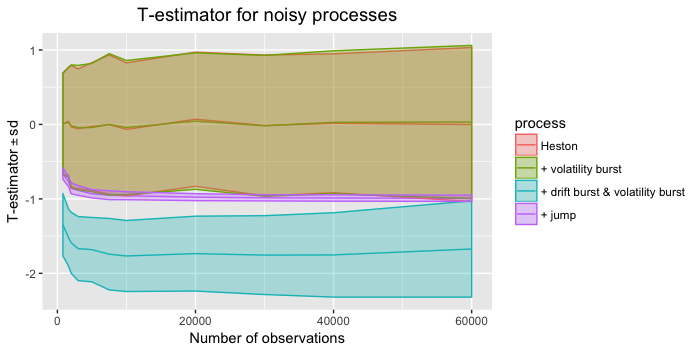

Here is the R script that generated this plot:
library(ggplot2)
library(latex2exp)
setwd(Sys.getenv("masters-thesis"))
source("Simulation/Heston.R")
source("Simulation/Bursts.R")
source("Simulation/Jumps.R")
source("Estimation/pre-average.R")
source("Estimation/estimates_reloaded.R")

#seed
set.seed(100)

#################### PARAMETERS THAT DON'T CHANGE ####################
omega2 <- 2.64*10^(-10) #What Mathias wrote
omega <- sqrt(omega2)
K2 <- 0.5

#Burst settings
alpha <- 0.55
beta <- 0.45
c_1 <- (1-alpha)*0.005/(10/(60*24*7*52))^(1-alpha)
c_2 <- sqrt((1-2*beta)*0.001^2/(10/(60*24*7*52))^(1-2*beta))


#Constants regarding pre-avg kernel
psi_1 <- 1/4 #int(g)
psi_2 <- 1/12 #int(g^2)
psi_3 <- 1 #int(g'(x)^2)


#################### PARAMETERS CHANGING WITH N ####################
n_list <- c(800, 1600, 2000, 3000, 5000, 7500, 10000, 20000, 30000, 40000, 60000)

#Initialize list with 5 mean, lower and upper for later plot

#Initialize list with 5 mean, lower and upper for later plot
n_processes <- 4

all_plot_data <- vector("list", n_processes)
for (i in 1:n_processes) {
  all_plot_data[[i]]$means <- numeric(length = length(n_list))
  all_plot_data[[i]]$lower <- all_plot_data[[i]]$means
  all_plot_data[[i]]$upper <- all_plot_data[[i]]$means
}

#################### LOOP OVER N ####################
p0 <- Sys.time()
for (my_n in 1:length(n_list)) {
  print(my_n)
  #my_n <- 5
  #my_n <- length(n_list)
  mat <- 6.5/(24*7*52)#*52*7*24*60*60 #In years
  n <- n_list[my_n]
  dt <- mat/n #In years
  theta_1 <- 10^(-1)
  k_n <- ceiling(theta_1*n^(1/2)) #It shouldn't become zero, therefore 'ceiling'
  #hd <- 2*10^3*n^(-1/4) #If miliseconds
  theta_2 <- 10^(-1)
  hd <- mat*theta_2*n^(-1/3) #If years
  
  #Check they are reasonable
  #n/k_n #We shouldn't use to many in pre-avg
  #hd/(k_n*dt) #We should have enough pre-avg within bandwidth
  
  #The index where i calculate T
  desired_index <- ceiling((n+1)/2) + k_n-1 #burst time + k_n - 1
  
  
  ############ Simulation #########
  Npath <- 400
  settings <- sim.setup(mat=mat, Npath = Npath, Nsteps = n, omega = omega) #6.5 hours
  Heston <- sim.heston(settings)
  Heston_vb <- sim.addvb(Heston,burst_time = 0.5, interval_length = 0.05, c_2 = c_2, beta = beta, reverse = F, recenter = F)
  Heston_vbdb <- sim.adddb(Heston_vb, burst_time=0.5,interval_length=0.05, c_1 = c_1, alpha = alpha, reverse = F)
  Heston_jump <- sim.addjump(Heston, burst_time = 0.5, interval_length = 0.05, c_1 = c_1, alpha = alpha)

  #All paths
  all_paths <- list(Heston, Heston_vb, Heston_vbdb, Heston_jump)

  for (j in 1:length(all_paths)) {
    #j <- 1
    path <- all_paths[[j]]

    #We need to transpose Y for dy to work properly
    path$Y <- t(diff(t(as.matrix(path$Y))))
    
    #Calculate T-hat
    mu_hat <- 1/(psi_1*k_n)*est.mu.pre_avg.mat.2.0(data = path,hd,k_n)$mu[,desired_index]
    sigma_hat2_biased <- 1/(psi_2*k_n)*est.sigma.pre_avg.mat.2.0(data = path,hv = hd,k_n)$sig[,desired_index]
    bias_term <- psi_3*K2/(psi_2*theta_1^2*mat) * omega^2
    sigma_hat2 <- sigma_hat2_biased - bias_term
    T_hat <- sqrt(hd) * mu_hat / sqrt(sigma_hat2)
  
    T_hat_clean <- na.omit(T_hat) #There MIGHT be negtive sigma-hat but it is highly unlikely
    
    ######## SAVE MEAN AND VARIANCE FOR PLOT #######
    all_plot_data[[j]]$means[my_n] <- mean(T_hat_clean)
    all_plot_data[[j]]$lower[my_n] <- all_plot_data[[j]]$means[my_n] - sqrt(var(T_hat_clean))
    all_plot_data[[j]]$upper[my_n] <- all_plot_data[[j]]$means[my_n] + sqrt(var(T_hat_clean))
  }
}
print(Sys.time()-p0)

#################### PLOT ####################
#Re-shape to data.frame(x, lower, mean, upper, farve)

#Create numbers for colors
all_plot_data[[1]]$process <- rep("Heston", length(all_plot_data[[1]]$mean))
all_plot_data[[2]]$process <- rep("+ volatility burst", length(all_plot_data[[2]]$mean))
all_plot_data[[3]]$process <- rep("+ drift burst & volatility burst", length(all_plot_data[[3]]$mean))
all_plot_data[[4]]$process <- rep("+ jump", length(all_plot_data[[4]]$mean))


#Create a single data_frame
plot_data_frame <- data.frame(n = n_list ,
                              lower= all_plot_data[[1]]$lower,
                              mean= all_plot_data[[1]]$mean,
                              upper= all_plot_data[[1]]$upper,
                              process= all_plot_data[[1]]$process)

for (i in 2:length(all_plot_data)){
  new_data_frame <- data.frame(n = n_list,
                               lower= all_plot_data[[i]]$lower,
                               mean= all_plot_data[[i]]$mean,
                               upper= all_plot_data[[i]]$upper,
                               process= all_plot_data[[i]]$process)
  plot_data_frame <- rbind(plot_data_frame,new_data_frame)
}

##### PLOT #####
ggplot(plot_data_frame, aes(n, mean, color = process)) +
  geom_line() +
  geom_ribbon(aes(ymin = lower, ymax = upper, fill = process), alpha = 0.3) +
  xlab("Number of observations") + ylab(TeX('$ T-estimator \\pm sd$')) +
  ggtitle("T-estimator for noisy processes") +
  theme(plot.title = element_text(hjust = 0.5, size = 14))

#Save dataframe for later
save(plot_data_frame, file="Figures2/Saved_data_for_plots/05p2_T-estimator1_with_noise.Rda")

print(Sys.time()-p0) #approx 10 min with max(n) = 60k and npaths = 500
